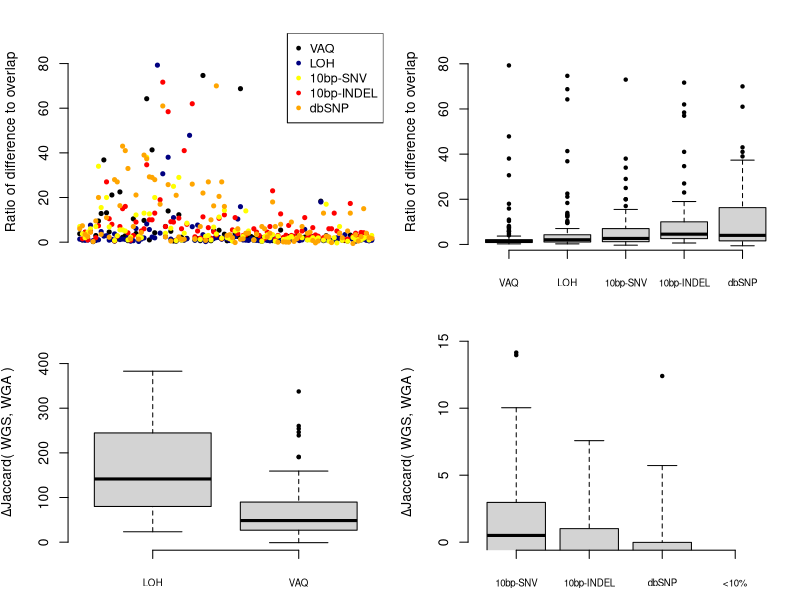

Reproduce this figure in R.
###################################
## first do the Jaccard analysis ##
###################################

## this table has the size of the overlap and the size of the total, everything for the "before" Jaccard, for each sample
data1 = read.table( "../FIGURE_DATA/STD40_unfiltered_overlap.txt", header=T, stringsAsFactors=FALSE )
## this table has the number of mutations excluded from the total for each sample for each filter
data2 = read.table( "../FIGURE_DATA/numbers_excluded_by_filter_MUTATION_CALLS_STD40.txt", header=T, stringsAsFactors=FALSE )
## this table has the number of mutations for each sample/filter that were excluded FOR THE OVERLAP
data3 = read.table( "../FIGURE_DATA/overlap_numbers_excluded_by_filter_MUTATION_CALLS_STD40.txt", header=T, stringsAsFactors=FALSE )

## from data1, we want the following columns: SAMPLE, OVERLAP, TOTAL
## (Jaccard^before( WGS, WGA )=OVERLAP/TOTAL
data1$DIFFERENCE<-NULL
data1$ONLY_WGA.C282.<-NULL
data1$TOTAL_WGA.C282.<-NULL
data1$ONLY_WGS.C484.<-NULL
data1$TOTAL_WGS.C484.<-NULL
data1$PERCENT_OVERLAP_by_ALL<-NULL
data1$PERCENT_OVERLAP_by_WGA.282<-NULL
data1$PERCENT_OVERLAP_by_WGS.484<-NULL
data1$PERCENT_DIFFERENCE_by_ALL<-NULL
data1$PERCENT_DIFFERENCE_by_WGA.282<-NULL
data1$PERCENT_DIFFERENCE_by_WGS.484<-NULL

data1$Jaccard.before<-data1$OVERLAP/data1$TOTAL

## from data2 (excluded by filter from SAMPLE), we want SAMPLE, FILT_3, FILT_4, FILT_5, FILT_6, FILT_7 (renamed tot.)
# change C282 and C484 to a new column, type
data2$newtype<-"NA"
data2$newname<-"NA"
for (i in 1:length(data2$SAMPLE)){
	oldname<-data2$SAMPLE[ i ]
	newname<-substr( oldname, 6, 18 )
	data2$newname[ i ]<-newname
}
for (i in 1:length(data2$SAMPLE)){
	oldname<-data2$SAMPLE[ i ]
	newtype<-substr( oldname, 1, 5 )
	data2$newtype[ i ]<-newtype
}
# divide data2 into two data frames, by type
WGA<-data2[data2$newtype=="C282.",]
WGS<-data2[data2$newtype=="C484.",]
# WGA change the name of the columns in each new dataframe, and get rid of the type column
for (i in 1:length(WGA$SAMPLE)){
	WGA$SAMPLE[ i ]<-WGA$newname[ i ]
}
WGA$newname<-NULL
WGA$newtype<-NULL
names( WGA )[ 2 ] <- "WGA.tot.F2"
names( WGA )[ 3 ] <- "WGA.tot.F3"
names( WGA )[ 4 ] <- "WGA.tot.F4"
names( WGA )[ 5 ] <- "WGA.tot.F5"
names( WGA )[ 6 ] <- "WGA.tot.F6"
names( WGA )[ 7 ] <- "WGA.tot.F7"
names( WGA )[ 8 ] <- "WGA.tot.F8"
# WGS change the name of the columns in each new dataframe, and get rid of the type column
for (i in 1:length(WGS$SAMPLE)){
	WGS$SAMPLE[ i ]<-WGS$newname[ i ]
}
WGS$newname<-NULL
WGS$newtype<-NULL
names( WGS )[ 2 ] <- "WGS.tot.F2"
names( WGS )[ 3 ] <- "WGS.tot.F3"
names( WGS )[ 4 ] <- "WGS.tot.F4"
names( WGS )[ 5 ] <- "WGS.tot.F5"
names( WGS )[ 6 ] <- "WGS.tot.F6"
names( WGS )[ 7 ] <- "WGS.tot.F7"
names( WGS )[ 8 ] <- "WGS.tot.F8"
# merge the two data frames with data1
merged1<-merge( data1, WGA )
merged2<-merge( merged1, WGS )

## from data3 (excluded by sample from OVERLAP), we want SAMPLE, FILT_3, FILT_4, FILT_5, FILT_6, FILT_7 (renamed over.)
names( data3 )[ 2 ] <- "over.F2"
names( data3 )[ 4 ] <- "over.F3"
names( data3 )[ 6 ] <- "over.F4"
names( data3 )[ 8 ] <- "over.F5"
names( data3 )[ 10 ] <- "over.F6"
names( data3 )[ 12 ] <- "over.F7"
names( data3 )[ 14 ] <- "over.F8"
data3$FILT_2_PERCENT<-NULL
data3$FILT_3_PERCENT<-NULL
data3$FILT_4_PERCENT<-NULL
data3$FILT_5_PERCENT<-NULL
data3$FILT_6_PERCENT<-NULL
data3$FILT_7_PERCENT<-NULL
data3$FILT_8_PERCENT<-NULL
mergedData<-merge( merged2, data3 )

## per filter, 
## (Jaccard^after( WGS, WGA )=(OVERLAP - over.F3)/(TOTAL - WGS.tot.F3 - WGA.tot.F3 + over.F3)
mergedData$F2.overlap<-mergedData$OVERLAP-mergedData$over.F2
mergedData$F3.overlap<-mergedData$OVERLAP-mergedData$over.F3
mergedData$F4.overlap<-mergedData$OVERLAP-mergedData$over.F4
mergedData$F5.overlap<-mergedData$OVERLAP-mergedData$over.F5
mergedData$F6.overlap<-mergedData$OVERLAP-mergedData$over.F6
mergedData$F7.overlap<-mergedData$OVERLAP-mergedData$over.F7
mergedData$F8.overlap<-mergedData$OVERLAP-mergedData$over.F8

mergedData$F2.total<-mergedData$TOTAL-mergedData$WGS.tot.F2-mergedData$WGA.tot.F2+mergedData$over.F2
mergedData$F3.total<-mergedData$TOTAL-mergedData$WGS.tot.F3-mergedData$WGA.tot.F3+mergedData$over.F3
mergedData$F4.total<-mergedData$TOTAL-mergedData$WGS.tot.F4-mergedData$WGA.tot.F4+mergedData$over.F4
mergedData$F5.total<-mergedData$TOTAL-mergedData$WGS.tot.F5-mergedData$WGA.tot.F5+mergedData$over.F5
mergedData$F6.total<-mergedData$TOTAL-mergedData$WGS.tot.F6-mergedData$WGA.tot.F6+mergedData$over.F6
mergedData$F7.total<-mergedData$TOTAL-mergedData$WGS.tot.F7-mergedData$WGA.tot.F7+mergedData$over.F7
mergedData$F8.total<-mergedData$TOTAL-mergedData$WGS.tot.F8-mergedData$WGA.tot.F8+mergedData$over.F8

mergedData$Jaccard.F2<-mergedData$F2.overlap/mergedData$F2.total
mergedData$Jaccard.F3<-mergedData$F2.overlap/mergedData$F3.total
mergedData$Jaccard.F4<-mergedData$F2.overlap/mergedData$F4.total
mergedData$Jaccard.F5<-mergedData$F2.overlap/mergedData$F5.total
mergedData$Jaccard.F6<-mergedData$F2.overlap/mergedData$F6.total
mergedData$Jaccard.F7<-mergedData$F2.overlap/mergedData$F7.total
mergedData$Jaccard.F8<-mergedData$F2.overlap/mergedData$F8.total

## finally, calculate delta( Jaccard )

mergedData$delta.Jaccard.F2<-((mergedData$Jaccard.F2-mergedData$Jaccard.before)/mergedData$Jaccard.before)*100
mergedData$delta.Jaccard.F3<-((mergedData$Jaccard.F3-mergedData$Jaccard.before)/mergedData$Jaccard.before)*100
mergedData$delta.Jaccard.F4<-((mergedData$Jaccard.F4-mergedData$Jaccard.before)/mergedData$Jaccard.before)*100
mergedData$delta.Jaccard.F5<-((mergedData$Jaccard.F5-mergedData$Jaccard.before)/mergedData$Jaccard.before)*100
mergedData$delta.Jaccard.F6<-((mergedData$Jaccard.F6-mergedData$Jaccard.before)/mergedData$Jaccard.before)*100
mergedData$delta.Jaccard.F7<-((mergedData$Jaccard.F7-mergedData$Jaccard.before)/mergedData$Jaccard.before)*100
mergedData$delta.Jaccard.F8<-((mergedData$Jaccard.F8-mergedData$Jaccard.before)/mergedData$Jaccard.before)*100

##################################################
## THEN DO THE DIFFSET ANALYSIS WITH THE RATIOS ##
##################################################

## LOAD DATA

data4=read.table( "../FIGURE_DATA/overlap_numbers_excluded_by_filter_MUTATION_CALLS_STD40.txt", header=T, stringsAsFactors=FALSE )
data5=read.table( "../FIGURE_DATA/numbers_excluded_by_filter_MUTATION_CALLS_STD40.txt", header=T, stringsAsFactors=FALSE )

## now re-name and delete columns
names( data4 )[ 2 ] <- "F2overlap"
names( data4 )[ 4 ] <- "F3overlap"
names( data4 )[ 6 ] <- "F4overlap"
names( data4 )[ 8 ] <- "F5overlap"
names( data4 )[ 10 ] <- "F6overlap"
names( data4 )[ 12 ] <- "F7overlap"
names( data4 )[ 14 ] <- "F8overlap"

data4$FILT_2_PERCENT<-NULL
data4$FILT_3_PERCENT<-NULL
data4$FILT_4_PERCENT<-NULL
data4$FILT_5_PERCENT<-NULL
data4$FILT_6_PERCENT<-NULL
data4$FILT_7_PERCENT<-NULL
data4$FILT_8_PERCENT<-NULL

## now merge the two data frames
for (i in 1:length(data4$SAMPLE)){
	short<-data4$SAMPLE[ i ]
	newname<-paste( "C282", short, sep="." )
	data4$SAMPLE[ i ]<-newname
}

# duplicate the data.frame
newdata <- data4

# change C282 to C484
for (i in 1:length(newdata$SAMPLE)){
	short <- newdata$SAMPLE[ i ]
	old <- substring( short, 6, )
	newname <- paste( "C484", old, sep="." )
	newdata$SAMPLE[ i ]<-newname
}

# add the two together
overlapdata <- merge(data4, newdata, all=TRUE )

# merge with data5...
names( data5 )[ 2 ] <- "F2all"
names( data5 )[ 3 ] <- "F3all"
names( data5 )[ 4 ] <- "F4all"
names( data5 )[ 5 ] <- "F5all"
names( data5 )[ 6 ] <- "F6all"
names( data5 )[ 7 ] <- "F7all"
names( data5 )[ 8 ] <- "F8all"

all <- merge( overlapdata, data5 )

## then calculate the diffset size
all$F2diff <- all$F2all - all$F2overlap
all$F3diff <- all$F3all - all$F3overlap
all$F4diff <- all$F4all - all$F4overlap
all$F5diff <- all$F5all - all$F5overlap
all$F6diff <- all$F6all - all$F6overlap
all$F7diff <- all$F7all - all$F7overlap
all$F8diff <- all$F8all - all$F8overlap

## a ratio ...
all$F2ratio <- all$F2diff / all$F2overlap
all$F3ratio <- all$F3diff / all$F3overlap
all$F4ratio <- all$F4diff / all$F4overlap
all$F5ratio <- all$F5diff / all$F5overlap
all$F6ratio <- all$F6diff / all$F6overlap
all$F7ratio <- all$F7diff / all$F7overlap
all$F8ratio <- all$F8diff / all$F8overlap

## add normalized ratio...
#all$F2ratioNORM <- (all$F2diff/all$F2all) / (all$F2overlap/all$F2all)
#all$F3ratioNORM <- (all$F3diff/all$F2all) / (all$F3overlap/all$F2all)
#all$F4ratioNORM <- (all$F4diff/all$F2all) / (all$F4overlap/all$F2all)
#all$F5ratioNORM <- (all$F5diff/all$F2all) / (all$F5overlap/all$F2all)
#all$F6ratioNORM <- (all$F6diff/all$F2all) / (all$F6overlap/all$F2all)
#all$F7ratioNORM <- (all$F7diff/all$F2all) / (all$F7overlap/all$F2all)
#all$F8ratioNORM <- (all$F8diff/all$F2all) / (all$F8overlap/all$F2all)

## then make some averages...

## ratio averages...
all$F3ratio[all$F3ratio=="Inf"] <- NA
all$F3ratio[all$F3ratio=="NaN"] <- NA
mean(all$F3ratio, na.rm=TRUE)
median(all$F3ratio, na.rm=TRUE)

all$F4ratio[all$F4ratio=="Inf"] <- NA
all$F4ratio[all$F4ratio=="NaN"] <- NA
mean(all$F4ratio, na.rm=TRUE)
median(all$F4ratio, na.rm=TRUE)

all$F5ratio[all$F5ratio=="Inf"] <- NA
all$F5ratio[all$F5ratio=="NaN"] <- NA
mean(all$F5ratio, na.rm=TRUE)
median(all$F5ratio, na.rm=TRUE)

all$F6ratio[all$F6ratio=="Inf"] <- NA
all$F6ratio[all$F6ratio=="NaN"] <- NA
mean(all$F6ratio, na.rm=TRUE)
median(all$F6ratio, na.rm=TRUE)

all$F7ratio[all$F7ratio=="Inf"] <- NA
all$F7ratio[all$F7ratio=="NaN"] <- NA
mean(all$F7ratio, na.rm=TRUE)
median(all$F7ratio, na.rm=TRUE)

########################################################
## THEN MAKE FIGURE 6 (COMPOUND FIGURE) FOR THE PAPER ##
########################################################

#pdf( "../FIGURE_PDFS/Figure5.pdf", width=9, height=7 )

par(bty='n', mfrow=c(2,2), mar=c(3,4.1,2,1) )

# MC EDITS:  Changed ylim in the line below
plot( all$F7ratio, ylim=c(0,90), pch=20, col='black', ylab="Ratio of difference to overlap", xaxt='n', xlab="Samples" )
points( all$F5ratio, pch=20, col='navy' )
points( all$F3ratio, pch=20, col='red' )
points( all$F4ratio, pch=20, col='yellow' )
points( all$F6ratio, pch=20, col='orange' )
# MC EDITS: Added cex parameter to scale down the size of the legend.
legend( 'topright', c( "VAQ", "LOH", "10bp-SNV", "10bp-INDEL", "dbSNP" ), col=c( 'black', 'navy', 'yellow', 'red', 'orange' ), pch=20, cex=0.90 )

boxplot( all[,c(26,28,25,24,27)], ylim=c(1,90), xaxt='n', pch=20, ylab="Ratio of difference to overlap" )
axis( 1, at=1:5, padj=0.8, cex.axis=0.7, labels=c( "VAQ", "LOH", "10bp-SNV", "10bp-INDEL", "dbSNP" ) )

boxplot( mergedData[,c(52,50)], ylim=c(0,450), xaxt='n', ylab=expression(paste( Delta, "Jaccard( WGS, WGA )")), pch=20 )
axis( 1, at=1:2, padj = 0.8, cex.axis=0.7, labels=c( "LOH", "VAQ" ) )

boxplot( mergedData[,c(49,48,51,53)], ylim=c(0,15), xaxt='n', ylab=expression(paste( Delta, "Jaccard( WGS, WGA )")), pch=20 )
axis( 1, at=1:4, padj = 0.8, cex.axis=0.7, labels=c( "10bp-SNV", "10bp-INDEL", "dbSNP", "<10%" ) )

#dev.off()




##############
## OLD CODE ##
##############

#pdf( "../FIGURE_PDFS/Jaccard1.pdf", width=6, height=5 )
#par(bty='n', mar=c(5.1,4.1,1.1,0) )
#boxplot( mergedData[,c(50,52)], ylim=c(0,450), xaxt='n', ylab=expression(paste( "Percentage ", Delta, "Jaccard( WGS, WGA )")), pch=20 )
#axis( 1, at=1:2, padj = 0.8, cex.axis=0.7, labels=c( "VAQ", "LOH" ) )
#dev.off()

#pdf( "../FIGURE_PDFS/Jaccard2.pdf", width=6, height=5 )
#par(bty='n', mar=c(5.1,4.1,1.1,0))
#boxplot( mergedData[,c(49,48,51,53)], ylim=c(0,15), xaxt='n', ylab=expression(paste( "Percentage ", Delta, "Jaccard( WGS, WGA )")), pch=20 )
#axis( 1, at=1:4, padj = 0.8, cex.axis=0.7, labels=c( "10bp-SNV", "10bp-INDEL", "dbSNP", "<10%" ) )
#dev.off()

#pdf( "../FIGURE_PDFS/Diffset_bypoints.pdf" )
#par(bty='n')
#plot( all$F7ratio, ylim=c(0,80), pch=20, col='black' )
#points( all$F5ratio, pch=20, col='navy' )
#points( all$F3ratio, pch=20, col='red' )
#points( all$F4ratio, pch=20, col='yellow' )
#points( all$F6ratio, pch=20, col='orange' )
#dev.off()

# and here is a boxplot...
#24-28
#pdf( "../FIGURE_PDFS/Diffset_bybars.pdf" )
#par(bty='n')
#boxplot( all[,c(26,28,25,24,27)], ylim=c(1,50), xaxt='n', pch=20, ylab="Ratio of the diffset to the overlap, per filter" )
#axis( 1, at=1:5, padj=0.8, cex.axis=0.7, labels=c( "VAQ", "LOH", "10bp-SNV", "10bp-INDEL", "dbSNP" ) )
#dev.off()



